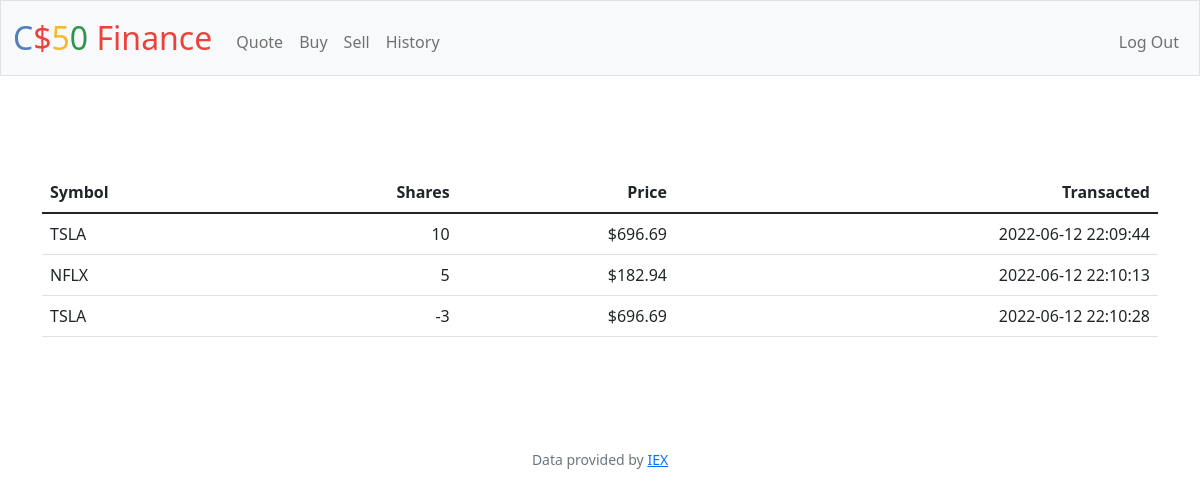
Screenshot of /history (signed in) with the database file from the repository.
### tables this page shows
CREATE TABLE transactions (transaction_id INTEGER PRIMARY KEY AUTOINCREMENT NOT NULL, user_id INTEGER NOT NULL, transaction_datetime TEXT NOT NULL, transaction_type TEXT NOT NULL, symbol TEXT NOT NULL, shares INTEGER NOT NULL, share_price REAL NOT NULL,total REAL NOT NULL, FOREIGN KEY (user_id) REFERENCES users(id));

### app.py (the view)
@app.route("/history")
@login_required
def history():
    transactions = db.execute("SELECT UPPER(symbol) AS symbol, shares, share_price, transaction_datetime FROM transactions")
    for item in transactions:
        item["share_price"] = usd(item["share_price"])
    return render_template("history.html", transactions=transactions)

### app.py (called while the page is built)
@app.after_request
def after_request(response):
    response.headers["Cache-Control"] = "no-cache, no-store, must-revalidate"
    response.headers["Expires"] = 0
    response.headers["Pragma"] = "no-cache"
    return response

### helpers.py (called while the page is built)
def login_required(f):
    @wraps(f)
    def decorated_function(*args, **kwargs):
        if session.get("user_id") is None:
            return redirect("/login")
        return f(*args, **kwargs)
    return decorated_function

def usd(value):
    return f"${value:,.2f}"

### templates/history.html (shortened to what this page needs)
{% extends "layout.html" %}
{% block main %}
    <main class="container py-5 text-center">
        <table class="table">
            <thead>
                <tr>
                    <th class="text-start">Symbol</th>
                    <th class="text-end">Shares</th>
                    <th class="text-end">Price</th>
                    <th class="text-end">Transacted</th>
                </tr>
            </thead>
            <tbody>
                {% for item in transactions %}
                <tr>
                    <td class="text-start">{{ item.symbol  }}</td>
                    <td class="text-end">{{ item.shares }}</td>
                    <td class="text-end">{{ item.share_price }}</td>
                    <td class="text-end">{{ item.transaction_datetime }}</td>
                </tr>
                {% endfor %}
            </tbody>
        </table>
    </main>
    {% endblock %}

### templates/layout.html (shortened to what this page needs)
<!DOCTYPE html>
<html lang="en">
    <head>
        <link href="https://cdn.jsdelivr.net/npm/bootstrap@5.1.3/dist/css/bootstrap.min.css" rel="stylesheet">
        <link href="/static/styles.css" rel="stylesheet">
    </head>
    <body>
        <nav class="bg-light border navbar navbar-expand-md navbar-light">
            <div class="container-fluid">
                <a class="navbar-brand" href="/"><span class="blue">C</span><span class="red">$</span><span class="yellow">5</span><span class="green">0</span> <span class="red">Finance</span></a>
                <div class="collapse navbar-collapse" id="navbar">
                    {% if session["user_id"] %}
                        <ul class="navbar-nav me-auto mt-2">
                            <li class="nav-item"><a class="nav-link" href="/quote">Quote</a></li>
                            <li class="nav-item"><a class="nav-link" href="/buy">Buy</a></li>
                            <li class="nav-item"><a class="nav-link" href="/sell">Sell</a></li>
                            <li class="nav-item"><a class="nav-link" href="/history">History</a></li>
                        </ul>
                        <ul class="navbar-nav ms-auto mt-2">
                            <li class="nav-item"><a class="nav-link" href="/logout">Log Out</a></li>
                        </ul>
                    {% else %}
                        <ul class="navbar-nav ms-auto mt-2">
                            <li class="nav-item"><a class="nav-link" href="/register">Register</a></li>
                            <li class="nav-item"><a class="nav-link" href="/login">Log In</a></li>
                        </ul>
                    {% endif %}
                </div>
            </div>
        </nav>
        <main class="container-fluid py-5 text-center">
            {% block main %}{% endblock %}
        </main>
        <footer class="mb-5 small text-center text-muted">
            Data provided by <a href="https://iexcloud.io/">IEX</a>
        </footer>
    </body>
</html>

### static/styles.css (style rules this page uses)
nav .navbar-brand { font-size: xx-large; }
nav .navbar-brand .blue { color: #537fbe; }
nav .navbar-brand .red { color: #ea433b; }
nav .navbar-brand .yellow { color: #f5b82e; }
nav .navbar-brand .green { color: #2e944b; }

### rows the page displays
transactions: symbol "TSLA", shares "10", share_price "$696.69", transaction_datetime "2022-06-12 22:09:44"
transactions: symbol "NFLX", shares "5", share_price "$182.94", transaction_datetime "2022-06-12 22:10:13"
transactions: symbol "TSLA", shares "-3", share_price "$696.69", transaction_datetime "2022-06-12 22:10:28"
